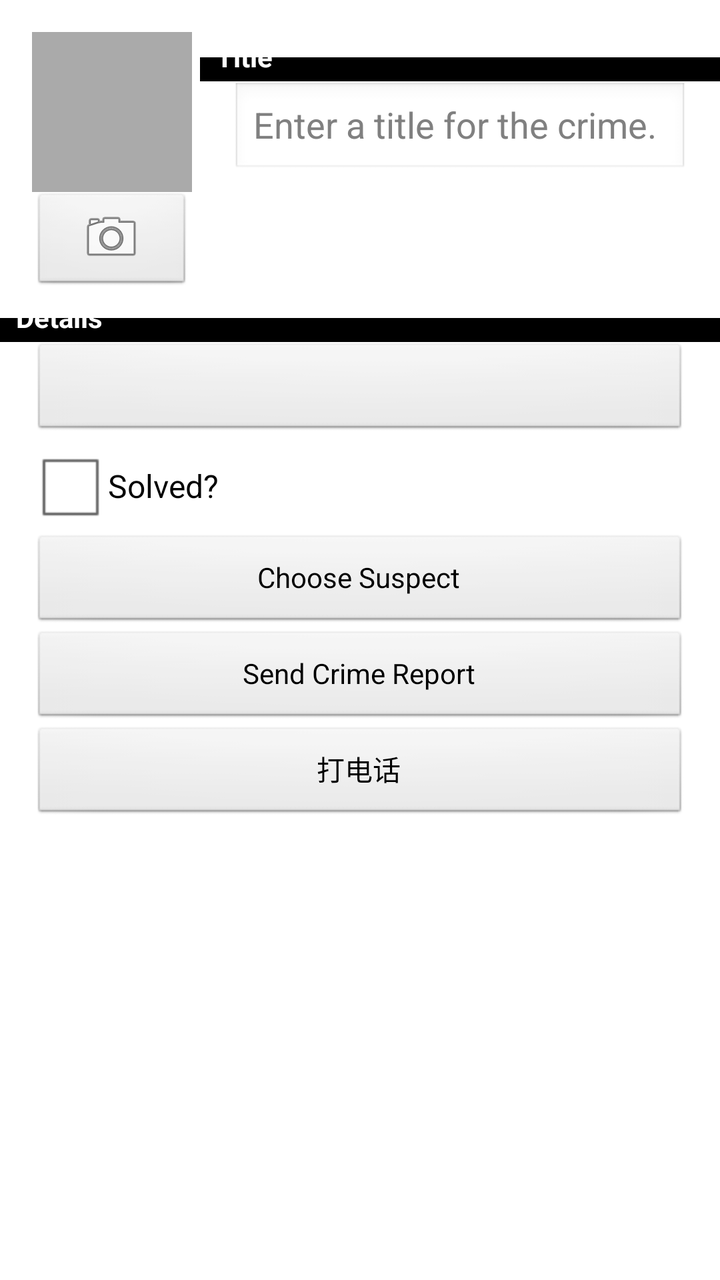
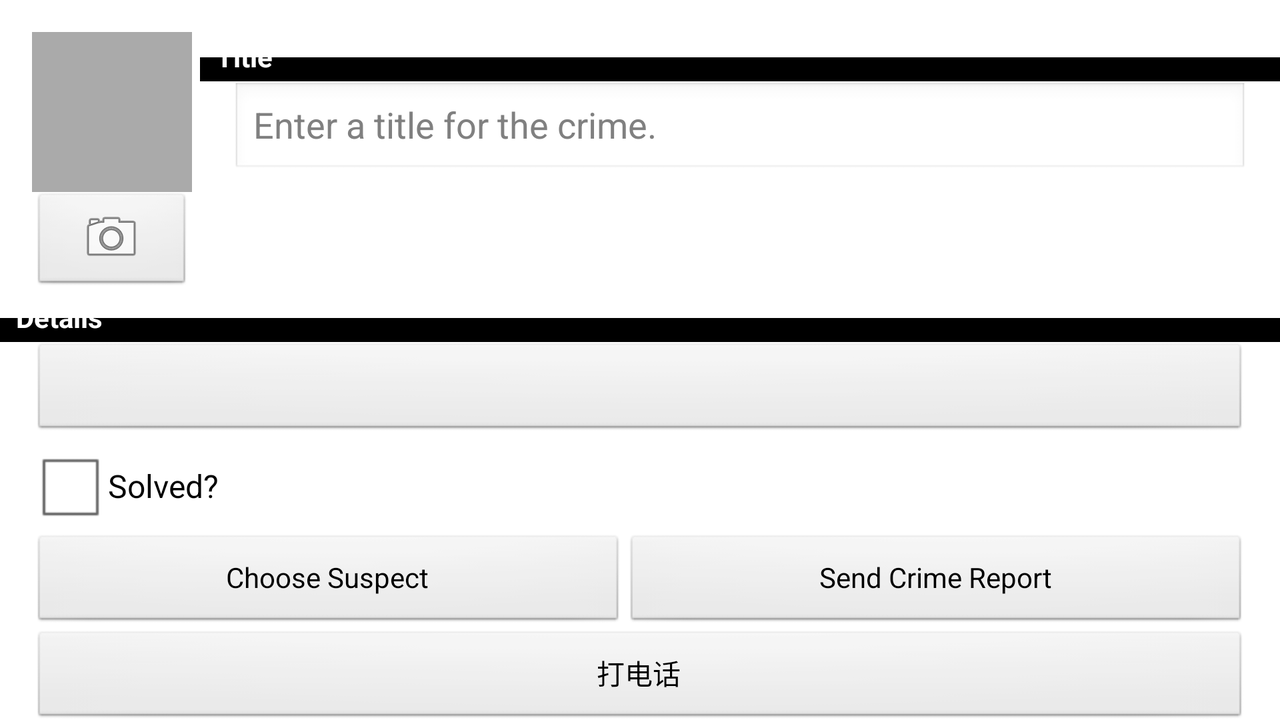

An Android layout and its configuration variant, each rendered on a device that would load it. The default file and the variant file are quoted in full after the pictures.
<!-- AndroidManifest.xml: application theme AppTheme -->
<!-- res/layout/fragment_crime.xml -->
<?xml version="1.0" encoding="utf-8"?>
<LinearLayout xmlns:android="http://schemas.android.com/apk/res/android"
    android:layout_width="match_parent"
    android:layout_height="match_parent"
    android:orientation="vertical" >
    
    <LinearLayout 
        android:layout_width="match_parent"
        android:layout_height="wrap_content"
        android:orientation="horizontal"
        android:layout_marginLeft="16dp"
        android:layout_marginTop="16dp">
        
        <LinearLayout 
            android:layout_width="wrap_content"
            android:layout_height="wrap_content"
            android:orientation="vertical"
            android:layout_marginRight="4dp">
            
            <ImageView android:id="@+id/crime_imageView"
                android:layout_width="80dp"
                android:layout_height="80dp"
                android:scaleType="centerInside"
                android:background="@android:color/darker_gray"
                android:cropToPadding="true"/>
            
            <ImageButton android:id="@+id/crime_imageButton"
                android:layout_width="match_parent"
                android:layout_height="wrap_content"
                android:src="@android:drawable/ic_menu_camera"/>
            
        </LinearLayout>
        
        <LinearLayout 
            android:layout_width="wrap_content"
            android:layout_height="wrap_content"
            android:orientation="vertical"
            android:layout_weight="1">
            
            <TextView 
		        android:layout_width="match_parent"
		        android:layout_height="wrap_content"
		        android:text="@string/crime_title_label"
		        style="?android:listSeparatorTextViewStyle"
	        />
    
		    <EditText android:id="@+id/crime_title"
		        android:layout_width="match_parent"
		        android:layout_height="wrap_content"
		        android:layout_marginLeft="16dp"
		        android:layout_marginRight="16dp"
		        android:hint="@string/crime_title_hint"
		        />
        </LinearLayout>
      
     </LinearLayout>
    <TextView 
        android:layout_width="match_parent"
        android:layout_height="wrap_content"
        android:text="@string/crime_details_label"
        style="?android:listSeparatorTextViewStyle"
        />
       
    <Button
        android:id="@+id/crime_date"
        android:layout_width="match_parent"
        android:layout_height="wrap_content"
        android:layout_marginLeft="16dp"
        android:layout_marginRight="16dp" />
    

    
    <CheckBox android:id="@+id/crime_solved"
        android:layout_width="match_parent"
        android:layout_height="wrap_content"
        android:layout_marginLeft="16dp"
        android:layout_marginRight="16dp"
        android:text="@string/crime_solved_label"
        />
    
    <Button android:id="@+id/crime_suspectButton"
        android:layout_width="match_parent"
        android:layout_height="wrap_content"
        android:layout_marginLeft="16dp"
        android:layout_marginRight="16dp"
        android:text="@string/crime_suspect_text"/>
    
    <Button android:id="@+id/crime_reporButton"
        android:layout_width="match_parent"
        android:layout_height="wrap_content"
        android:layout_marginLeft="16dp"
        android:layout_marginRight="16dp"
        android:text="@string/crime_report_text"/>
    
    <Button android:id="@+id/crime_callButton"
        android:layout_width="match_parent"
        android:layout_height="wrap_content"
        android:layout_marginLeft="16dp"
        android:layout_marginRight="16dp"
        android:text="打电话"/>
    


</LinearLayout>
<!-- resources referenced by this layout -->
<resources>
  <string name="crime_details_label">Details</string>
  <string name="crime_report_text">Send Crime Report</string>
  <string name="crime_solved_label">Solved?</string>
  <string name="crime_suspect_text">Choose Suspect</string>
  <string name="crime_title_hint">Enter a title for the crime.</string>
  <string name="crime_title_label">Title</string>
  <style name="AppTheme" parent="AppBaseTheme">
          
      </style>
  <style name="AppBaseTheme" parent="android:Theme.Light">
          
      </style>
</resources>
<!-- res/layout-land/fragment_crime.xml (the repository's variant of the layout above) -->
<!-- drawn on the phone turned sideways -->
<?xml version="1.0" encoding="utf-8"?>
<ScrollView xmlns:android="http://schemas.android.com/apk/res/android"
    android:layout_width="match_parent"
    android:layout_height="match_parent">
    
    <LinearLayout
    android:layout_width="match_parent"
    android:layout_height="match_parent"
    android:orientation="vertical" >
    
    <LinearLayout 
        android:layout_width="match_parent"
        android:layout_height="wrap_content"
        android:orientation="horizontal"
        android:layout_marginLeft="16dp"
        android:layout_marginTop="16dp">
        
        <LinearLayout 
            android:layout_width="wrap_content"
            android:layout_height="wrap_content"
            android:orientation="vertical"
            android:layout_marginRight="4dp">
            
            <ImageView android:id="@+id/crime_imageView"
                android:layout_width="80dp"
                android:layout_height="80dp"
                android:scaleType="centerInside"
                android:background="@android:color/darker_gray"
                android:cropToPadding="true"/>
            
            <ImageButton android:id="@+id/crime_imageButton"
                android:layout_width="match_parent"
                android:layout_height="wrap_content"
                android:src="@android:drawable/ic_menu_camera"/>
            
        </LinearLayout>
        
        <LinearLayout 
            android:layout_width="wrap_content"
            android:layout_height="wrap_content"
            android:orientation="vertical"
            android:layout_weight="1">
            
            <TextView 
		        android:layout_width="match_parent"
		        android:layout_height="wrap_content"
		        android:text="@string/crime_title_label"
		        style="?android:listSeparatorTextViewStyle"
	        />
    
		    <EditText android:id="@+id/crime_title"
		        android:layout_width="match_parent"
		        android:layout_height="wrap_content"
		        android:layout_marginLeft="16dp"
		        android:layout_marginRight="16dp"
		        android:hint="@string/crime_title_hint"
		        />
        </LinearLayout>
      
     </LinearLayout>
    <TextView 
        android:layout_width="match_parent"
        android:layout_height="wrap_content"
        android:text="@string/crime_details_label"
        style="?android:listSeparatorTextViewStyle"
        />
       
    <Button
        android:id="@+id/crime_date"
        android:layout_width="match_parent"
        android:layout_height="wrap_content"
        android:layout_marginLeft="16dp"
        android:layout_marginRight="16dp" />
    

    
    <CheckBox android:id="@+id/crime_solved"
        android:layout_width="match_parent"
        android:layout_height="wrap_content"
        android:layout_marginLeft="16dp"
        android:layout_marginRight="16dp"
        android:text="@string/crime_solved_label"
        />
    
    <LinearLayout 
        android:layout_width="match_parent"
        android:layout_height="wrap_content"
        android:layout_marginLeft="16dp"
        android:layout_marginRight="16dp"
        android:orientation="horizontal">
        
        <Button android:id="@+id/crime_suspectButton"
	        android:layout_width="wrap_content"
	        android:layout_height="wrap_content"
			android:layout_weight="1"
	        android:text="@string/crime_suspect_text"/>
    
	    <Button android:id="@+id/crime_reporButton"
	        android:layout_width="wrap_content"
	        android:layout_height="wrap_content"
			android:layout_weight="1"
	        android:text="@string/crime_report_text"/>
    </LinearLayout>
    
    <Button android:id="@+id/crime_callButton"
        android:layout_width="match_parent"
        android:layout_height="wrap_content"
        android:layout_marginLeft="16dp"
        android:layout_marginRight="16dp"
        android:text="打电话"/>

	</LinearLayout>
</ScrollView>
